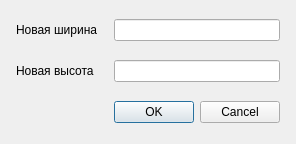
<?xml version="1.0" encoding="UTF-8"?>
<ui version="4.0">
 <class>ScaleSettingDialog</class>
 <widget class="QDialog" name="ScaleSettingDialog">
  <property name="geometry">
   <rect>
    <x>0</x>
    <y>0</y>
    <width>269</width>
    <height>144</height>
   </rect>
  </property>
  <property name="sizePolicy">
   <sizepolicy hsizetype="Fixed" vsizetype="Preferred">
    <horstretch>0</horstretch>
    <verstretch>0</verstretch>
   </sizepolicy>
  </property>
  <property name="windowTitle">
   <string>Scale</string>
  </property>
  <property name="modal">
   <bool>true</bool>
  </property>
  <layout class="QGridLayout" name="gridLayout">
   <property name="leftMargin">
    <number>16</number>
   </property>
   <property name="topMargin">
    <number>16</number>
   </property>
   <property name="rightMargin">
    <number>16</number>
   </property>
   <property name="bottomMargin">
    <number>16</number>
   </property>
   <property name="spacing">
    <number>16</number>
   </property>
   <item row="1" column="0">
    <widget class="QLabel" name="label_2">
     <property name="text">
      <string>Новая высота</string>
     </property>
    </widget>
   </item>
   <item row="0" column="1">
    <widget class="QLineEdit" name="editNewWidth"/>
   </item>
   <item row="1" column="1">
    <widget class="QLineEdit" name="editNewHeight"/>
   </item>
   <item row="0" column="0">
    <widget class="QLabel" name="label">
     <property name="text">
      <string>Новая ширина</string>
     </property>
    </widget>
   </item>
   <item row="2" column="1">
    <widget class="QDialogButtonBox" name="buttonBox">
     <property name="maximumSize">
      <size>
       <width>200</width>
       <height>23</height>
      </size>
     </property>
     <property name="orientation">
      <enum>Qt::Horizontal</enum>
     </property>
     <property name="standardButtons">
      <set>QDialogButtonBox::Cancel|QDialogButtonBox::Ok</set>
     </property>
    </widget>
   </item>
  </layout>
 </widget>
 <resources/>
 <connections>
  <connection>
   <sender>buttonBox</sender>
   <signal>accepted()</signal>
   <receiver>ScaleSettingDialog</receiver>
   <slot>accept()</slot>
   <hints>
    <hint type="sourcelabel">
     <x>248</x>
     <y>254</y>
    </hint>
    <hint type="destinationlabel">
     <x>157</x>
     <y>274</y>
    </hint>
   </hints>
  </connection>
  <connection>
   <sender>buttonBox</sender>
   <signal>rejected()</signal>
   <receiver>ScaleSettingDialog</receiver>
   <slot>reject()</slot>
   <hints>
    <hint type="sourcelabel">
     <x>316</x>
     <y>260</y>
    </hint>
    <hint type="destinationlabel">
     <x>286</x>
     <y>274</y>
    </hint>
   </hints>
  </connection>
 </connections>
</ui>
